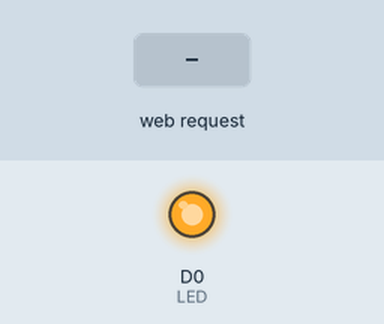
Recording of a sketch running on a simulated ESP8266 (NodeMCU). Parts: output pins drawn as LEDs (lit = HIGH). Inputs (shaded band) come from the test bench. WiFi joins after 1.5 s; servers stay silent unless stated; what the sketch prints to the serial monitor is not drawn.

Above: at 2.7 s.
2.8 s: HTTP request GET /LED=ON received
At 4.0 s:
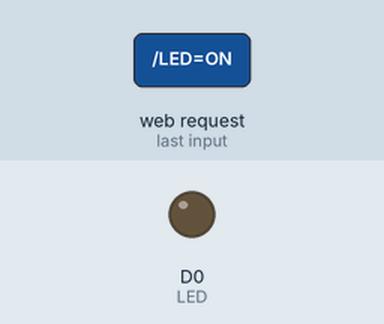
4.3 s: HTTP request GET /LED=OFF received
At 5.2 s:
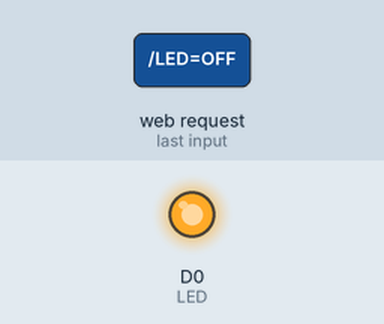
Timing chart, 0 to 7.3 s (numbered marks = the images above; inputs shaded):
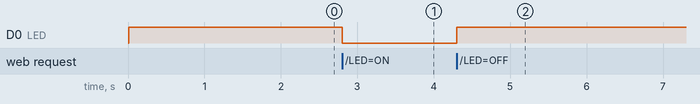

Measured:
- after the input at 2.8 s, D0 (LED): HIGH → LOW at once
- after the input at 4.3 s, D0 (LED): LOW → HIGH at once

The sketch:

espAjaxServer.ino
```cpp
#include <ESP8266WiFi.h>
#define LED     D0
const char* ssid = "Test";
const char* password = "12345678";
const char* httpheader = "HTTP/1.1 200 OK\r\nContent-Type: text/html\r\n\r\n";
const char* mainpage = "<!doctype html><head><meta name=\"viewport\" content=\"initial-scale=1, maximum-scale=1\"><link rel=\"stylesheet\" href=\"http://code.jquery.com/mobile/1.4.0/jquery.mobile-1.4.0.min.css\" /><script src=\"http://code.jquery.com/jquery-1.9.1.min.js\"></script><script src=\"http://code.jquery.com/mobile/1.4.0/jquery.mobile-1.4.0.min.js\"></script></head><style>h3, h4 {text-align: center;}span {font-weight: bold;}</style><div data-role=\"page\" data-theme=\"b\"><div data-role=\"header\"><div><h3>ESP8266 Web Control</h3></div></div><div data-role=\"content\"><form><p>The button is <span id=\"buttonState\"></span></p><br><select name=\"flip-1\" id=\"flip-1\" data-role=\"slider\" style=\"float: left;\"><option value=\"off\">LED off</option><option value=\"on\">LED on</option></select></form></div> <div data-role=\"footer\"><div><h4>ESP8266</h4></div></div><script type=text/javascript>$( document ).ready(function() {$('#flip-1').change(function() { if($('#flip-1').val()==\"off\"){$.get(\"/LED=OFF\", function(data, status) {});}else{ $.get(\"/LED=ON\", function(data, status) {});}}); });</script></div>";
  long startTime ;
  long elapsedTime ;
WiFiClient client;
//#define LED 13
WiFiServer server(80);

void setup() {
  Serial.begin(115200);
  delay(10);

  pinMode(LED, OUTPUT);
  digitalWrite(LED, HIGH);

//   Connect to WiFi network
  Serial.println();
  Serial.println();
  Serial.print("Connecting to ");
  Serial.println(ssid);

  WiFi.begin(ssid, password);

  while (WiFi.status() != WL_CONNECTED) {
    delay(500);
    Serial.print(".");
  }
  Serial.println("");
  Serial.println("WiFi connected");

//   Start the server
  server.begin();
  Serial.println("Server started");

 //  Print the IP address
  Serial.print("Use this URL to connect: ");
  Serial.print("http:");
  Serial.print(WiFi.localIP());
  Serial.println("/");

}

void sendRespond(String content){
  startTime = millis();
  client.print(httpheader+content);
  client.flush();
  client.stop();
  elapsedTime =   millis() - startTime;
  Serial.print("send respond time: ");
  Serial.println(elapsedTime);
}

void handleRequest(){

  startTime = millis();
  String request = client.readStringUntil('\r');
  // Serial.println(request);
  elapsedTime =   millis() - startTime;
  Serial.print("read the request time: ");
  Serial.println(elapsedTime);

  if (request.indexOf("/LED=ON") != -1)  {
    digitalWrite(LED, LOW);
    sendRespond("got on request");
  }else
  if (request.indexOf("/LED=OFF") != -1)  {
    digitalWrite(LED, HIGH);
  sendRespond("got on off");
  }else{
    sendRespond(mainpage);
  }
}


void loop() {
   long startTime ;
  long elapsedTime ;
//   Check if a client has connected
   client = server.available();
  if (!client) {
    return;
  }
 startTime = millis();
 //  Wait until the client sends some data
  Serial.println("new client");
  while(!client.available()){
    delay(1);
  }
  handleRequest();
  elapsedTime =   millis() - startTime;
  Serial.print("Total time to handle the request: ");
  Serial.println(elapsedTime);
  Serial.println("Client disonnected");
  Serial.println("");
}
```
